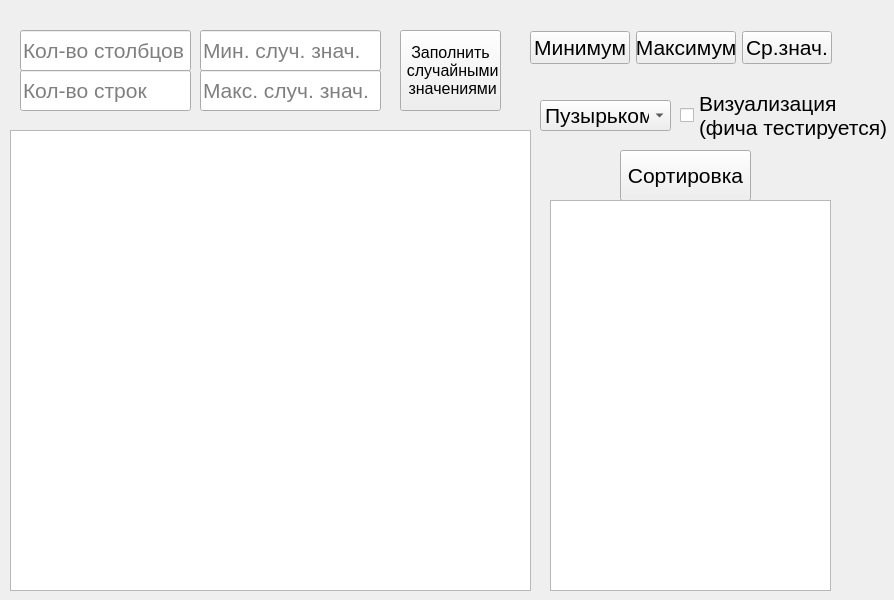
<?xml version="1.0" encoding="UTF-8"?>
<ui version="4.0">
 <class>Widget</class>
 <widget class="QWidget" name="Widget">
  <property name="geometry">
   <rect>
    <x>0</x>
    <y>0</y>
    <width>894</width>
    <height>600</height>
   </rect>
  </property>
  <property name="font">
   <font>
    <pointsize>16</pointsize>
   </font>
  </property>
  <property name="windowTitle">
   <string>Сортировка таблицы</string>
  </property>
  <widget class="QTableWidget" name="mainTable">
   <property name="geometry">
    <rect>
     <x>10</x>
     <y>130</y>
     <width>521</width>
     <height>461</height>
    </rect>
   </property>
  </widget>
  <widget class="QPushButton" name="randomFill">
   <property name="geometry">
    <rect>
     <x>400</x>
     <y>30</y>
     <width>101</width>
     <height>81</height>
    </rect>
   </property>
   <property name="font">
    <font>
     <pointsize>12</pointsize>
    </font>
   </property>
   <property name="text">
    <string>Заполнить
 случайными
 значениями</string>
   </property>
   <property name="iconSize">
    <size>
     <width>12</width>
     <height>12</height>
    </size>
   </property>
   <property name="autoRepeat">
    <bool>false</bool>
   </property>
   <property name="autoExclusive">
    <bool>false</bool>
   </property>
  </widget>
  <widget class="QComboBox" name="typeOfSorting">
   <property name="geometry">
    <rect>
     <x>540</x>
     <y>100</y>
     <width>131</width>
     <height>31</height>
    </rect>
   </property>
   <item>
    <property name="text">
     <string>Пузырьком</string>
    </property>
   </item>
   <item>
    <property name="text">
     <string>Быстрая</string>
    </property>
   </item>
   <item>
    <property name="text">
     <string>Расчёска</string>
    </property>
   </item>
   <item>
    <property name="text">
     <string>Гномья</string>
    </property>
   </item>
   <item>
    <property name="text">
     <string>Обезьянья</string>
    </property>
   </item>
  </widget>
  <widget class="QPushButton" name="sortButton">
   <property name="geometry">
    <rect>
     <x>620</x>
     <y>150</y>
     <width>131</width>
     <height>51</height>
    </rect>
   </property>
   <property name="text">
    <string>Сортировка</string>
   </property>
  </widget>
  <widget class="QLineEdit" name="numOfColumns">
   <property name="geometry">
    <rect>
     <x>20</x>
     <y>30</y>
     <width>171</width>
     <height>41</height>
    </rect>
   </property>
   <property name="text">
    <string/>
   </property>
   <property name="placeholderText">
    <string>Кол-во столбцов</string>
   </property>
  </widget>
  <widget class="QLineEdit" name="numOfRows">
   <property name="geometry">
    <rect>
     <x>20</x>
     <y>70</y>
     <width>171</width>
     <height>41</height>
    </rect>
   </property>
   <property name="text">
    <string/>
   </property>
   <property name="placeholderText">
    <string>Кол-во строк</string>
   </property>
  </widget>
  <widget class="QLineEdit" name="maxInt">
   <property name="geometry">
    <rect>
     <x>200</x>
     <y>70</y>
     <width>181</width>
     <height>41</height>
    </rect>
   </property>
   <property name="text">
    <string/>
   </property>
   <property name="placeholderText">
    <string>Макс. случ. знач.</string>
   </property>
  </widget>
  <widget class="QLineEdit" name="minInt">
   <property name="geometry">
    <rect>
     <x>200</x>
     <y>30</y>
     <width>181</width>
     <height>41</height>
    </rect>
   </property>
   <property name="text">
    <string/>
   </property>
   <property name="placeholderText">
    <string>Мин. случ. знач.</string>
   </property>
  </widget>
  <widget class="QTextBrowser" name="textOut">
   <property name="geometry">
    <rect>
     <x>550</x>
     <y>200</y>
     <width>281</width>
     <height>391</height>
    </rect>
   </property>
  </widget>
  <widget class="QCheckBox" name="visualCheck">
   <property name="geometry">
    <rect>
     <x>680</x>
     <y>90</y>
     <width>221</width>
     <height>51</height>
    </rect>
   </property>
   <property name="text">
    <string>Визуализация  
(фича тестируется)</string>
   </property>
   <property name="checked">
    <bool>false</bool>
   </property>
  </widget>
  <widget class="QWidget" name="layoutWidget">
   <property name="geometry">
    <rect>
     <x>530</x>
     <y>30</y>
     <width>302</width>
     <height>35</height>
    </rect>
   </property>
   <layout class="QHBoxLayout" name="horizontalLayout">
    <item>
     <widget class="QPushButton" name="getMinButton">
      <property name="text">
       <string>Минимум</string>
      </property>
     </widget>
    </item>
    <item>
     <widget class="QPushButton" name="getMaxButton">
      <property name="text">
       <string>Максимум</string>
      </property>
     </widget>
    </item>
    <item>
     <widget class="QPushButton" name="meanInt">
      <property name="text">
       <string>Ср.знач.</string>
      </property>
     </widget>
    </item>
   </layout>
  </widget>
 </widget>
 <resources/>
 <connections/>
</ui>
